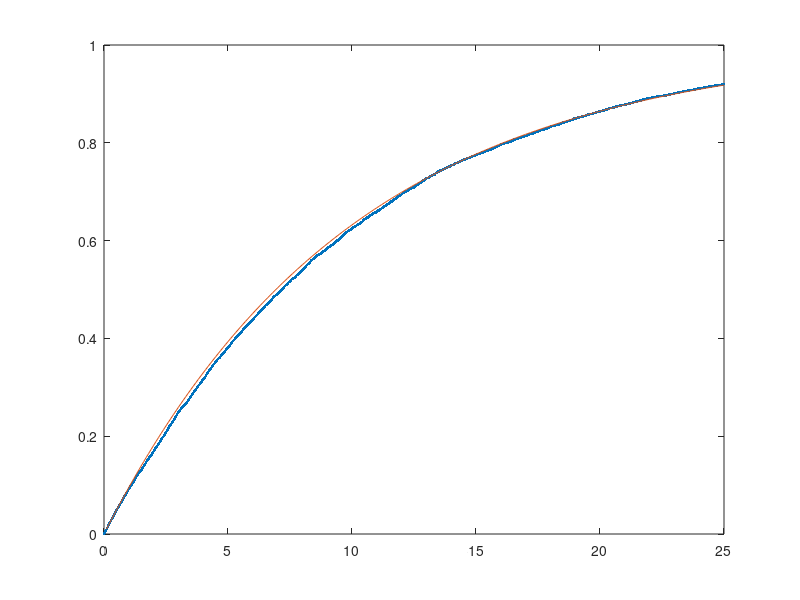

Write MATLAB code to recreate this figure. (Note: this script raises an error after producing the figure.)
%A05 - Jaskaran Ram

clear all;

% 1) Using the Linear Congruent Generator
a = 1664525;
m = 2^32;
c = 1013904223;
seed = 521191478;
N = 10000;
samples = zeros(N, 1);
samples(1,1) = seed;

for i = 2:N
    samples(i) = mod(a * samples(i-1,1) + c, m);
end

samples = samples ./m;

% 2) Exponential distribution of rate Lambda = 0.1
lambda_exponential = 0.1;

e = -log(samples)/lambda_exponential;
t = (1:250)/10;
figure;
plot(sort(e), (1:N)/N, ".", t, 1-exp(-lambda_exponential*t), "-");
xlim([0,25]);

% 3) Pareto distribution a = 1.5, m = 5
a = 1.5;
m = 5;
v = m./(samples.^(1/a));
figure;
plot(sort(v), (1:N)/N, ".", t, Pareto_cdf(t,a,m), "-");
xlim([0,25]);

% 4) Erlang distribuiton k_erlang = 4, lambda_erlang =  0.4
k_erlang = 4;
lambda_erlang  = 0.4;

indice = 1;
for i = 1:4:N
    v2(indice,1) = -log(samples(i)*samples(i+1)*samples(i+2)*samples(i+3))/lambda_erlang;
    indice = indice + 1;
end
figure;
plot(sort(v2), (1:2500)/2500, ".", t, Erlang_cdf(t,k_erlang,lambda_erlang));
xlim([0,25]);

%5) Hypo-Exponential distribution with rates lambdaHYP_1 = 0.5, lambdaHYP_2 = 0.125
lambda_hypo_1 = 0.5;
lambda_hypo_2 = 0.125;

indice = 1;
for i = 1:2:N
    v3(indice,1) = -log(samples(i))/lambda_hypo_1 - log(samples(i+1))/lambda_hypo_2;
    indice = indice +1;
end
figure;
plot(sort(v3), (1:5000)/5000, ".", t, HypoExp_cdf(t, [lambda_hypo_1,lambda_hypo_2]));
xlim([0,25]);

% 6) a Hyper-Exponential distribution with rates lambda_hyper_1 = 0.5,  lambda_hyper_2 = 0.05, p1 = 0.55
lambda_hyper_1 = 0.5;
lambda_hyper_2 = 0.05;
p1 = 0.55;

indice = 1;
for i = 1:2:N   
    if (samples(i)<= p1)
        v4(indice,1)= -log(samples(i+1))/lambda_hyper_1;
    else
        v4(indice,1) = -log(samples(i+1))/lambda_hyper_2;
    end
    indice = indice +1;
end

figure;
plot(sort(v4), (1:5000)/5000, ".", t, HyperExp_cdf(t, [lambda_hyper_1,lambda_hyper_2,p1]), ".");
xlim([0,25]);

%Compute the total cost for storing
costo1 = 0.01;
costo2 = 0.02;

costo_e = 0;
costo_p = 0;
costo_erlang = 0;
costo_hypo = 0;
costo_hyper = 0;

for i=1:N
    if e(i,1)<10
        costo_e = costo_e + e(i,1)*costo1;
    else
        costo_e = costo_e + e(i,1)*costo2;
    end

    if v(i,1)<10
        costo_p = costo_p + v(i,1)*costo1;
    else
        costo_p = costo_p + v(i,1)*costo2;
    end
end

for i=1:N/4
    if v2(i,1)<10
        costo_erlang = costo_erlang + v2(i,1)*costo1;
    else
        costo_erlang = costo_erlang + v2(i,1)*costo2;
    end
end

for i=1:N/2
    if v3(i,1)<10
        costo_hypo = costo_hypo + v3(i,1)*costo1;
    else
        costo_hypo = costo_hypo + v3(i,1)*costo2;
    end

    if v4(i,1)<10
        costo_hyper = costo_hyper + v4(i,1)*costo1;
    else
        costo_hyper = costo_hyper + v4(i,1)*costo2;
    end
end

